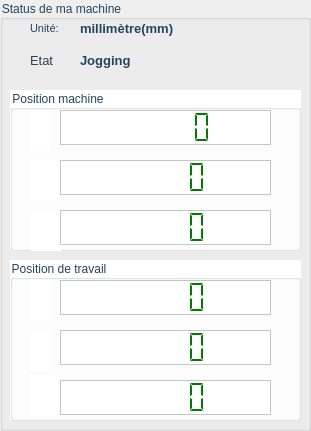
   <widget class="QGroupBox" name="groupBox_2">
    <property name="geometry">
     <rect>
      <x>500</x>
      <y>180</y>
      <width>311</width>
      <height>431</height>
     </rect>
    </property>
    <property name="styleSheet">
     <string notr="true">color: rgb(36, 68, 92);</string>
    </property>
    <property name="title">
     <string>Status de ma machine</string>
    </property>
    <widget class="QGroupBox" name="groupBox_3">
     <property name="geometry">
      <rect>
       <x>10</x>
       <y>90</y>
       <width>291</width>
       <height>161</height>
      </rect>
     </property>
     <property name="styleSheet">
      <string notr="true">background-color: rgb(255, 255, 255);
color: rgb(36, 68, 92);

</string>
     </property>
     <property name="title">
      <string>Position machine</string>
     </property>
     <widget class="QLabel" name="label_4">
      <property name="geometry">
       <rect>
        <x>20</x>
        <y>20</y>
        <width>21</width>
        <height>41</height>
       </rect>
      </property>
      <property name="font">
       <font>
        <pointsize>10</pointsize>
       </font>
      </property>
      <property name="text">
       <string/>
      </property>
      <property name="pixmap">
       <pixmap>images/x.PNG</pixmap>
      </property>
     </widget>
     <widget class="QLabel" name="label_9">
      <property name="geometry">
       <rect>
        <x>20</x>
        <y>70</y>
        <width>31</width>
        <height>41</height>
       </rect>
      </property>
      <property name="font">
       <font>
        <pointsize>10</pointsize>
       </font>
      </property>
      <property name="text">
       <string/>
      </property>
      <property name="pixmap">
       <pixmap>images/y.PNG</pixmap>
      </property>
     </widget>
     <widget class="QLabel" name="label_10">
      <property name="geometry">
       <rect>
        <x>20</x>
        <y>120</y>
        <width>31</width>
        <height>41</height>
       </rect>
      </property>
      <property name="font">
       <font>
        <pointsize>10</pointsize>
       </font>
      </property>
      <property name="text">
       <string/>
      </property>
      <property name="pixmap">
       <pixmap>images/z.PNG</pixmap>
      </property>
     </widget>
     <widget class="QLCDNumber" name="lcdNumberXM">
      <property name="geometry">
       <rect>
        <x>50</x>
        <y>20</y>
        <width>211</width>
        <height>35</height>
       </rect>
      </property>
      <property name="font">
       <font>
        <weight>75</weight>
        <italic>false</italic>
        <bold>true</bold>
        <strikeout>false</strikeout>
       </font>
      </property>
      <property name="styleSheet">
       <string notr="true">background-color: rgb(255, 255, 255);
color: rgb(0, 122, 0);
</string>
      </property>
      <property name="frameShape">
       <enum>QFrame::StyledPanel</enum>
      </property>
      <property name="frameShadow">
       <enum>QFrame::Plain</enum>
      </property>
      <property name="lineWidth">
       <number>1</number>
      </property>
      <property name="midLineWidth">
       <number>0</number>
      </property>
      <property name="smallDecimalPoint">
       <bool>true</bool>
      </property>
      <property name="digitCount">
       <number>5</number>
      </property>
      <property name="mode">
       <enum>QLCDNumber::Dec</enum>
      </property>
      <property name="segmentStyle">
       <enum>QLCDNumber::Flat</enum>
      </property>
      <property name="value" stdset="0">
       <double>0.000000000000000</double>
      </property>
      <property name="intValue" stdset="0">
       <number>0</number>
      </property>
     </widget>
     <widget class="QLCDNumber" name="lcdNumberYM">
      <property name="geometry">
       <rect>
        <x>50</x>
        <y>70</y>
        <width>211</width>
        <height>35</height>
       </rect>
      </property>
      <property name="font">
       <font>
        <weight>75</weight>
        <bold>true</bold>
        <underline>false</underline>
        <strikeout>false</strikeout>
       </font>
      </property>
      <property name="styleSheet">
       <string notr="true">background-color: rgb(255, 255, 255);
color: rgb(0, 122, 0);
</string>
      </property>
      <property name="frameShape">
       <enum>QFrame::StyledPanel</enum>
      </property>
      <property name="frameShadow">
       <enum>QFrame::Plain</enum>
      </property>
      <property name="segmentStyle">
       <enum>QLCDNumber::Flat</enum>
      </property>
     </widget>
     <widget class="QLCDNumber" name="lcdNumberZM">
      <property name="geometry">
       <rect>
        <x>50</x>
        <y>120</y>
        <width>211</width>
        <height>35</height>
       </rect>
      </property>
      <property name="font">
       <font>
        <weight>75</weight>
        <bold>true</bold>
       </font>
      </property>
      <property name="styleSheet">
       <string notr="true">background-color: rgb(255, 255, 255);
color: rgb(0, 122, 0);
</string>
      </property>
      <property name="frameShape">
       <enum>QFrame::StyledPanel</enum>
      </property>
      <property name="frameShadow">
       <enum>QFrame::Plain</enum>
      </property>
      <property name="segmentStyle">
       <enum>QLCDNumber::Flat</enum>
      </property>
     </widget>
    </widget>
    <widget class="QGroupBox" name="groupBox_4">
     <property name="geometry">
      <rect>
       <x>10</x>
       <y>260</y>
       <width>291</width>
       <height>161</height>
      </rect>
     </property>
     <property name="styleSheet">
      <string notr="true">background-color: rgb(255, 255, 255);
color: rgb(36, 68, 92);</string>
     </property>
     <property name="title">
      <string>Position de travail</string>
     </property>
     <widget class="QLabel" name="label_11">
      <property name="geometry">
       <rect>
        <x>20</x>
        <y>20</y>
        <width>21</width>
        <height>41</height>
       </rect>
      </property>
      <property name="font">
       <font>
        <pointsize>10</pointsize>
       </font>
      </property>
      <property name="text">
       <string/>
      </property>
      <property name="pixmap">
       <pixmap>images/x.PNG</pixmap>
      </property>
     </widget>
     <widget class="QLabel" name="label_12">
      <property name="geometry">
       <rect>
        <x>20</x>
        <y>70</y>
        <width>21</width>
        <height>41</height>
       </rect>
      </property>
      <property name="font">
       <font>
        <pointsize>10</pointsize>
       </font>
      </property>
      <property name="text">
       <string/>
      </property>
      <property name="pixmap">
       <pixmap>images/y.PNG</pixmap>
      </property>
     </widget>
     <widget class="QLabel" name="label_13">
      <property name="geometry">
       <rect>
        <x>20</x>
        <y>115</y>
        <width>31</width>
        <height>41</height>
       </rect>
      </property>
      <property name="font">
       <font>
        <pointsize>10</pointsize>
       </font>
      </property>
      <property name="text">
       <string/>
      </property>
      <property name="pixmap">
       <pixmap>images/z.PNG</pixmap>
      </property>
     </widget>
     <widget class="QLCDNumber" name="lcdNumberXT">
      <property name="geometry">
       <rect>
        <x>50</x>
        <y>20</y>
        <width>211</width>
        <height>35</height>
       </rect>
      </property>
      <property name="font">
       <font>
        <weight>75</weight>
        <bold>true</bold>
       </font>
      </property>
      <property name="styleSheet">
       <string notr="true">background-color: rgb(255, 255, 255);
color: rgb(0, 122, 0);
</string>
      </property>
      <property name="frameShape">
       <enum>QFrame::StyledPanel</enum>
      </property>
      <property name="frameShadow">
       <enum>QFrame::Plain</enum>
      </property>
      <property name="segmentStyle">
       <enum>QLCDNumber::Flat</enum>
      </property>
     </widget>
     <widget class="QLCDNumber" name="lcdNumberYT">
      <property name="geometry">
       <rect>
        <x>50</x>
        <y>70</y>
        <width>211</width>
        <height>35</height>
       </rect>
      </property>
      <property name="font">
       <font>
        <weight>75</weight>
        <bold>true</bold>
       </font>
      </property>
      <property name="styleSheet">
       <string notr="true">background-color: rgb(255, 255, 255);
color: rgb(0, 122, 0);
</string>
      </property>
      <property name="frameShape">
       <enum>QFrame::StyledPanel</enum>
      </property>
      <property name="frameShadow">
       <enum>QFrame::Plain</enum>
      </property>
      <property name="segmentStyle">
       <enum>QLCDNumber::Flat</enum>
      </property>
     </widget>
     <widget class="QLCDNumber" name="lcdNumberZT">
      <property name="geometry">
       <rect>
        <x>50</x>
        <y>120</y>
        <width>211</width>
        <height>35</height>
       </rect>
      </property>
      <property name="font">
       <font>
        <weight>75</weight>
        <bold>true</bold>
       </font>
      </property>
      <property name="styleSheet">
       <string notr="true">background-color: rgb(255, 255, 255);
color: rgb(0, 122, 0);
</string>
      </property>
      <property name="frameShape">
       <enum>QFrame::StyledPanel</enum>
      </property>
      <property name="frameShadow">
       <enum>QFrame::Plain</enum>
      </property>
      <property name="segmentStyle">
       <enum>QLCDNumber::Flat</enum>
      </property>
     </widget>
    </widget>
    <widget class="QLabel" name="labelMachineXEnEtatDe">
     <property name="geometry">
      <rect>
       <x>30</x>
       <y>50</y>
       <width>41</width>
       <height>21</height>
      </rect>
     </property>
     <property name="font">
      <font>
       <pointsize>10</pointsize>
      </font>
     </property>
     <property name="text">
      <string>Etat</string>
     </property>
    </widget>
    <widget class="QLabel" name="labelEtat">
     <property name="geometry">
      <rect>
       <x>80</x>
       <y>50</y>
       <width>81</width>
       <height>21</height>
      </rect>
     </property>
     <property name="font">
      <font>
       <pointsize>10</pointsize>
       <weight>75</weight>
       <bold>true</bold>
      </font>
     </property>
     <property name="styleSheet">
      <string notr="true">border-color: rgb(0, 0, 0);</string>
     </property>
     <property name="text">
      <string>Jogging</string>
     </property>
    </widget>
    <widget class="QLabel" name="labelUnite">
     <property name="geometry">
      <rect>
       <x>500</x>
       <y>500</y>
       <width>47</width>
       <height>21</height>
      </rect>
     </property>
     <property name="text">
      <string>cm</string>
     </property>
    </widget>
    <widget class="QLabel" name="label_18">
     <property name="geometry">
      <rect>
       <x>30</x>
       <y>20</y>
       <width>41</width>
       <height>16</height>
      </rect>
     </property>
     <property name="font">
      <font>
       <family>MS Shell Dlg 2</family>
       <pointsize>8</pointsize>
       <weight>50</weight>
       <italic>false</italic>
       <bold>false</bold>
      </font>
     </property>
     <property name="styleSheet">
      <string notr="true">font: 8pt &quot;MS Shell Dlg 2&quot;;</string>
     </property>
     <property name="text">
      <string>Unité:</string>
     </property>
    </widget>
    <widget class="QLabel" name="labelUnite_">
     <property name="geometry">
      <rect>
       <x>80</x>
       <y>20</y>
       <width>131</width>
       <height>16</height>
      </rect>
     </property>
     <property name="font">
      <font>
       <pointsize>10</pointsize>
       <weight>75</weight>
       <bold>true</bold>
      </font>
     </property>
     <property name="text">
      <string>millimètre(mm)</string>
     </property>
    </widget>
   </widget>
